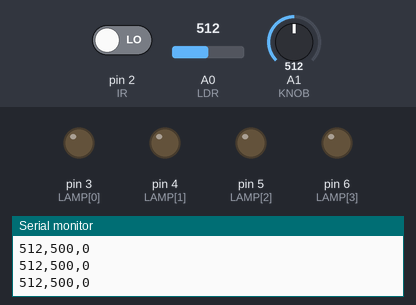
Simulated run of this sketch. Board: Arduino Uno, built with avr-gcc and run on an emulated ATmega328P. Shown: output pins drawn as LEDs (lit = HIGH), the last lines printed to the serial monitor. The inputs (shaded band) are chosen by the test bench; at power-on: A1 (KNOB) = 512, pin 2 (IR) LOW, A0 (LDR) = 512.

Above: at 1.2 s.
1.3 s: A1 (KNOB) set to 546
At 2.5 s:
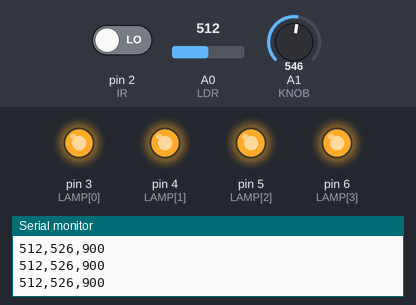
2.8 s: A1 (KNOB) set to 511
At 4.0 s:
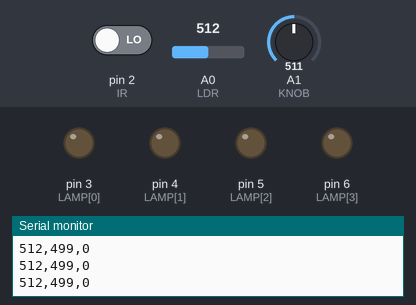
4.3 s: A1 (KNOB) set to 716
At 5.7 s:
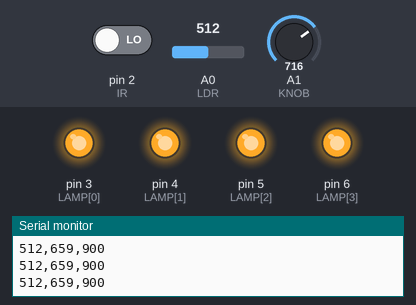
Timing chart, 0 to 7.3 s (numbered marks = the images above; inputs shaded):
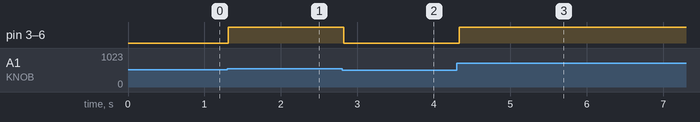

The sketch:

P06_Masjid-Corridor-Light-Saver.ino
```cpp
/* PROJECT 6 - MASJID CORRIDOR LIGHT SAVER  (11.B Group 6)
   Lamps (4 LEDs) switch on ONLY when it is dark AND a person passed in
   the last 10 seconds. The knob sets how dark counts as "dark".         */
const int LDR = A0, KNOB = A1;
const int IR = 2;                       // IR OUT (LOW = person)
const int LAMP[4] = {3, 4, 5, 6};       // 4 LEDs, each with its OWN 220 ohm
const unsigned long HOLD_MS = 10000;    // lamps stay on 10 s after last person

unsigned long lastSeen = 0;
bool everSeen = false;

void setup() {
  Serial.begin(9600);
  pinMode(IR, INPUT);
  for (int i = 0; i < 4; i++) pinMode(LAMP[i], OUTPUT);
}

void loop() {
  int light     = analogRead(LDR);                       // brighter = bigger
  int darkLevel = map(analogRead(KNOB), 0, 1023, 100, 900);

  bool isDark = (light < darkLevel);
  bool person = (digitalRead(IR) == LOW);
  if (person) { lastSeen = millis(); everSeen = true; }

  bool on = isDark && everSeen && (millis() - lastSeen < HOLD_MS);
  for (int i = 0; i < 4; i++) digitalWrite(LAMP[i], on);

  // three numbers -> open Tools > Serial Plotter to see the graph
  Serial.print(light);     Serial.print(",");
  Serial.print(darkLevel); Serial.print(",");
  Serial.println(on ? 900 : 0);
  delay(100);
}
```

Measured:
- the behaviour switches between 528 and 529 on A1 (KNOB) (found by bisection; images 0 and 1)
- after the input at 1.3 s, pin 3 (LAMP[0]), pin 4 (LAMP[1]), pin 5 (LAMP[2]), pin 6 (LAMP[3]): LOW → HIGH at once
- after the input at 2.8 s, pin 3 (LAMP[0]), pin 4 (LAMP[1]), pin 5 (LAMP[2]), pin 6 (LAMP[3]): HIGH → LOW at once
- after the input at 4.3 s, pin 3 (LAMP[0]), pin 4 (LAMP[1]), pin 5 (LAMP[2]), pin 6 (LAMP[3]): LOW → HIGH at once
